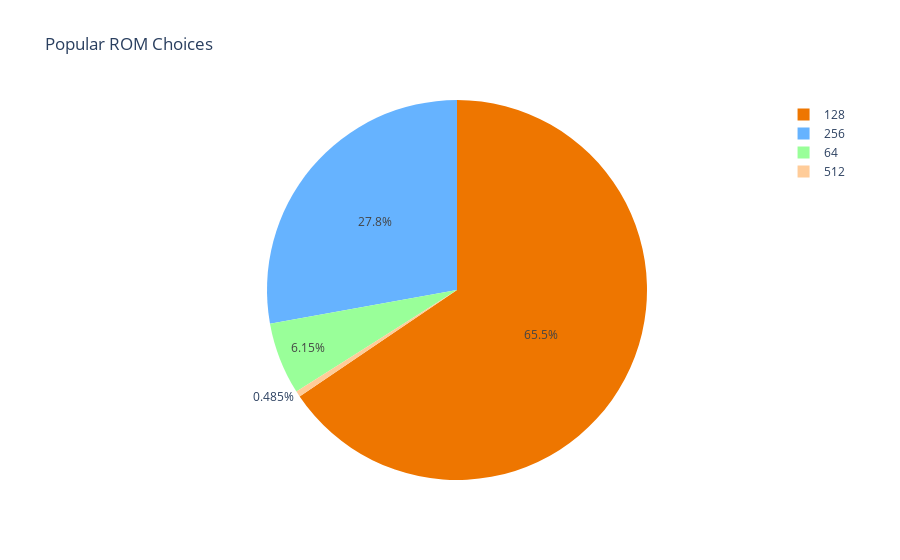

The cell this chart's notebook holds for it:
### Code cell
pie_df = df.rom_processed.value_counts().reset_index()
pie_df.columns = ['rom','count']
fig = px.pie(pie_df, values='count', names='rom', title='Popular ROM Specs in 5g Android Phones',color_discrete_sequence=['#EE7600','#66b3ff','#99ff99','#ffcc99','#698B69'])
fig.show()

### Figure 1 — Plotly figure (JSON) as saved in the notebook; plotly's stock layout.template omitted (floating-point values rounded to 4 significant figures)
{"data": [{"domain": {"x": [0, 1], "y": [0, 1]}, "hovertemplate": "rom=%{label}<br>count=%{value}<extra></extra>", "labels": [128, 256, 64, 512], "legendgroup": "", "name": "", "showlegend": true, "type": "pie", "values": [405, 172, 38, 3]}], "layout": {"legend": {"tracegroupgap": 0}, "piecolorway": ["#EE7600", "#66b3ff", "#99ff99", "#ffcc99", "#698B69"], "title": {"text": "Popular ROM Choices"}}}
